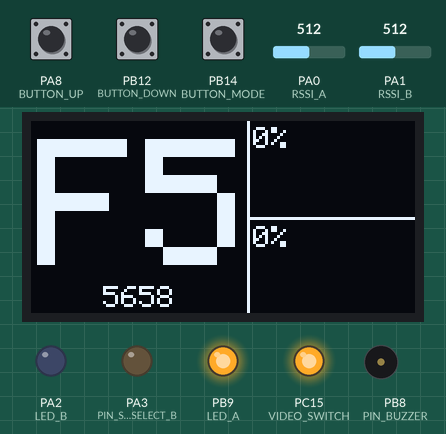
Recording of a sketch running on a simulated STM32 Blue Pill. Parts: 128×64 one-colour display, output pins drawn as LEDs (lit = HIGH), buzzer (waves = sounding). Inputs (shaded band) come from the test bench; at power-on: PA0 (RSSI_A) = 512, PA1 (RSSI_B) = 512, PA8 (BUTTON_UP) LOW, PB12 (BUTTON_DOWN) LOW, PB14 (BUTTON_MODE) LOW. Pins used as bus, display or sensor lines are not drawn.

Above: at 4.0 s.
4.1 s: PA0 (RSSI_A) set to 735
7.1 s: PA0 (RSSI_A) set to 765
At 9.9 s:
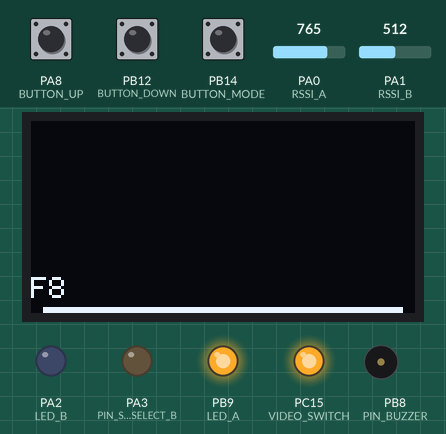
10.1 s: PA1 (RSSI_B) set to 900
At 12.0 s:
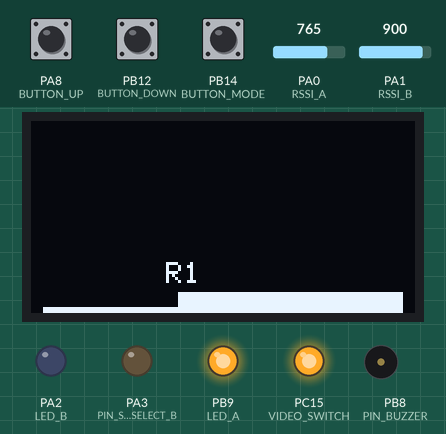
13.1 s: PA1 (RSSI_B) set to 1023
At 14.2 s:
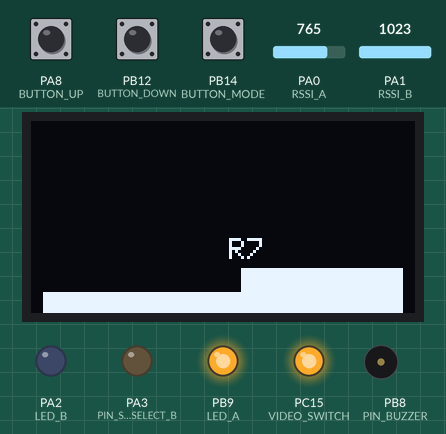
16.1 s: PA1 (RSSI_B) set to 716
At 17.3 s:
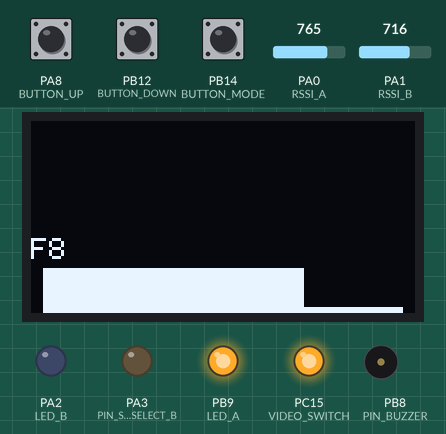
19.1 s: PA0 (RSSI_A) set to 900
At 20.3 s:
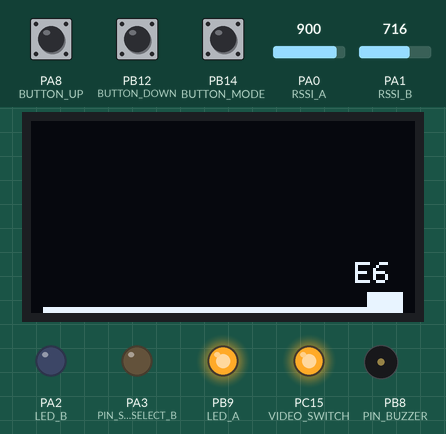
Timing chart, 0 to 23.1 s (numbered marks = the images above; inputs shaded):
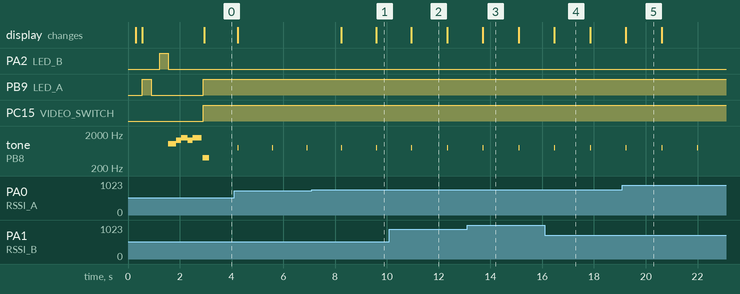

The sketch:

FiftyEightPRO.ino
```cpp
#include <SPI.h>
#include <Wire.h>
#include "display.h"
#include "led.h"
#include "receiver.h"
#include "buzzer.h"
#include "channel.h"
#include "button.h";

uint8 state = 1;
boolean longPush = false;
boolean shortPush = false;
long long lastButtonHandling = 0;
volatile boolean upPush = false;
volatile boolean downPush = false;
volatile int okButtonCounter = -1;

void HandleButtonUp(){
  upPush = true;
  Buzzer::beep();
}

void HandleButtonDown(){
  downPush = true;
  Buzzer::beep();
}

void HandleButtonOk(){
  okButtonCounter++;
  Buzzer::beep();
}

void handleButtonTimming(){
  switch(okButtonCounter){
  case(0):
    break;
  case(1):
    shortPush = true;
    longPush = false;
    lastButtonHandling = millis();
    break;
  default:
    shortPush = false;
    longPush = true;
    Buzzer::async_tone(400, 250);
  }

  okButtonCounter = 0;
}

void setup() {
  Display::init();
  Display::show_splashscreen();
  Led::init();
  Led::test();
  Receiver::init();
  Buzzer::init();
  Buzzer::test();
  Receiver::setFreq(5820);
  Button::init();

  attachInterrupt(PA8, HandleButtonUp, RISING);
  attachInterrupt(PB12, HandleButtonDown, RISING);
  attachInterrupt(PB14, HandleButtonOk, RISING);
}

void loop(){
  if((lastButtonHandling + 2000) < millis()){
    handleButtonTimming();
    lastButtonHandling = millis();
  }

  switch(state){
  case 1:
    diversity_button_routine();
    diversity_loop();
    break;
  case 2:
    scan_button_routine();
    scan_loop();
    break;
  default:
    state = 1;
  }
}

void scan_button_routine(){
  if(upPush){
    upPush = false;
  }
  if(downPush){
    downPush = false;
  }
  if(shortPush){
    shortPush = false;
  }
  if(longPush){
    longPush = false;
    state = 1;
  }
}

void scan_loop() {
  uint8_t rssi_values[40];

  Display::clear();
  for(int i = 0; i < 40; i++){
    Receiver::setFreq(Channel::getFrequencyByIndex(i));
    char value = max(Receiver::getRssi(0), Receiver::getRssi(1));
    value = max(value, max(Receiver::getRssi(0), Receiver::getRssi(1)));
    value = max(value, max(Receiver::getRssi(0), Receiver::getRssi(1)));
    value = max(value, max(Receiver::getRssi(0), Receiver::getRssi(1)));
    value = max(value, max(Receiver::getRssi(0), Receiver::getRssi(1)));

    value = map(value*value,0,10000,0,100);

    rssi_values[i] = value;
  }

  Display::scan_screen(rssi_values);
  Buzzer::beep();
}

volatile boolean backward_seek = false;
volatile boolean is_tunned = false;
volatile int channel = 0;
volatile boolean manual_seek = false;

void diversity_button_routine(){
  if(upPush){
    is_tunned = false;
    backward_seek = false;
    ++channel;
    upPush = false;
  }
  if(downPush){
    is_tunned = false;
    backward_seek = true;
    --channel;
    downPush = false;
  }
  if(shortPush){
    shortPush = false;
    manual_seek = !manual_seek;
    is_tunned = true;
  }
  if(longPush){
    longPush = false;
    state = 2;
  }
}

void diversity_loop(){
  uint8_t rssi_a, rssi_b;
  char channel_string[2];
  uint16_t frequency;

  if(!is_tunned && !manual_seek){
    if(backward_seek){
      channel--;
    }else{
      channel++;
    }
  }

  frequency = Channel::getFrequencyByIndex(channel);
  if(!is_tunned){
    Receiver::setFreq(frequency);
  }

  if(channel == 40){
    channel = 0;
  }else if(channel == -1){
    channel = 39;
  }

  rssi_a = Receiver::getRssi(0);
  rssi_b = Receiver::getRssi(1);

  if(rssi_a <= rssi_b){
    Receiver::setActiveReceiver(0);
  }else{
    Receiver::setActiveReceiver(1);
  }

  sprintf(channel_string, "%c%u", Channel::getBandByIndex(channel), Channel::getNumByIndex(channel));
  Display::diversity_screen(rssi_a, rssi_b, channel_string, frequency, manual_seek);
  if(!is_tunned && (rssi_a > 50 || rssi_b > 50)){
    is_tunned = true;
    Buzzer::tone(2000,200);
  }
}
```

button.cpp
```cpp
#include <Arduino.h>
#define BUTTON_UP           PA8
#define BUTTON_MODE         PB14
#define BUTTON_DOWN         PB12

boolean pushed = false;
short button_pushed = 0;


namespace Button {
  void init(){
    pinMode(BUTTON_UP, INPUT);
    pinMode(BUTTON_MODE, INPUT);
    pinMode(BUTTON_DOWN, INPUT);
  }
}
```

button.h
```cpp
namespace Button {
  void init();
}
```

buzzer.cpp
```cpp
#include <Arduino.h>
#define PIN_BUZZER PB8

namespace Buzzer {
  void init(){
    pinMode(PIN_BUZZER, OUTPUT);
  }

  void beep(){
    tone(PIN_BUZZER, 800, 30);
  }

  void async_tone(int frec, int millis){
    tone(PIN_BUZZER, frec, millis);
  }

  void tone(int frec, int millis){
    tone(PIN_BUZZER, frec, millis);
    delay(millis);
  }

  void test(){
    Buzzer::tone(349*3, 150);
    Buzzer::tone(349*3, 150);
    Buzzer::tone(440*3, 200);
    Buzzer::tone(523*3, 250);
    Buzzer::tone(440*3, 200);
    Buzzer::tone(523*3, 350);
  }
}
```

buzzer.h
```cpp
namespace Buzzer {
  void init();
  void beep();
  void async_tone(int frec, int millis);
  void tone(int frec, int millis);
  void test();
}
```

channel.cpp
```cpp
#include <avr/pgmspace.h>

static const uint16_t channelFreqTable[] PROGMEM = {
  5865, 5845, 5825, 5805, 5785, 5765, 5745, 5725, // A
  5733, 5752, 5771, 5790, 5809, 5828, 5847, 5866, // B
  5705, 5685, 5665, 5645, 5885, 5905, 5925, 5945, // E
  5740, 5760, 5780, 5800, 5820, 5840, 5860, 5880, // F
  5658, 5695, 5732, 5769, 5806, 5843, 5880, 5917  // R
};

static const uint16_t channelSortFreqIndex[] PROGMEM = {
  31, 28, 24, 20, 17, 13, 10,  6, // A
   8, 11, 15, 18, 22, 25, 29, 32, // B
   5,  3,  2,  0, 35, 36, 38, 39, // E
   9, 12, 16, 19, 23, 26, 30, 34, // F
   1,  4,  7, 14, 21, 27, 33, 37  // R
};

static const uint16_t channelSortTable[] PROGMEM = {
  5645, 5658, 5665, 5685, 5695, 5705, 5725, 5732, // 0-7
  5733, 5740, 5745, 5752, 5760, 5765, 5769, 5771, // 8-15
  5780, 5785, 5790, 5800, 5805, 5806, 5809, 5820, // 16-23
  5825, 5828, 5840, 5843, 5845, 5847, 5860, 5865, // 24-31
  5866, 5880, 5880, 5885, 5905, 5917, 5925, 5945  // 32-39
};

namespace Channel {
  uint16_t getFrequencyByIndex(uint8_t index) {
    return pgm_read_word_near(channelSortTable + index);
  }

  char getBandByIndex(uint8_t index){
    char bands[] = "ABEFR";

    return bands[pgm_read_word_near(channelSortFreqIndex + index)/8];
  }

  uint8_t getNumByIndex(uint8_t index){
    return (pgm_read_word_near(channelSortFreqIndex + index)%8)+1;
  }
}
```

channel.h
```cpp
namespace Channel {
  uint16_t getFrequencyByIndex(uint8_t index);
  char getBandByIndex(uint8_t index);
  uint8_t getNumByIndex(uint8_t index);
}
```

display.cpp
```cpp
#include <Adafruit_GFX.h>
#include <Adafruit_SSD1306_STM32.h>
#include "channel.h"
#include <stdio.h>

#define OLED_RESET 4
Adafruit_SSD1306 display(OLED_RESET);

namespace Display {

  void init() {
    display.begin(SSD1306_SWITCHCAPVCC, 0x3C);
    display.clearDisplay();
  }

  void show_splashscreen() {
    display.clearDisplay();
    display.setCursor(0, 1);
    display.setTextSize(3);
    display.setTextColor(WHITE);
    display.println(" Fifty");
    display.println(" Eight");
    display.setTextSize(2);
    display.println("    PRO");
    display.display();
    delay(250);
    display.invertDisplay(true);
    delay(250);
    display.invertDisplay(false);
  }

  void diversity_screen(uint8_t rssi_a, uint8_t rssi_b, char selected_channel[2], uint16_t freq, boolean manual){
    display.clearDisplay();
    display.setTextColor(WHITE);

    if(manual){
      display.fillRect(0,0,70,64, WHITE);
      display.setTextColor(BLACK);
    }

    display.setCursor(2, 6);
    display.setTextSize(6);
    display.println(selected_channel);

    display.setCursor(24, 55);
    display.setTextSize(1);
    display.println(freq);

    if(manual){
      display.setTextColor(WHITE);
    }

    display.drawLine(72, 0, 72, 64, WHITE);
    display.drawLine(72, 32, 128, 32, WHITE);

    display.setCursor(74, 2);
    display.setTextSize(1);
    display.print(rssi_a);
    display.println("%");
    display.fillRect(72, 12, map(rssi_a, 0, 100, 0, 55), 20, WHITE);
    display.setCursor(74, 35);
    display.setTextSize(1);
    display.print(rssi_b);
    display.println("%");
    display.fillRect(72, 45, map(rssi_b, 0, 100, 0, 55), 20, WHITE);

    display.display();
  }

  void clear(){
    display.clearDisplay();
  }

  void scan_screen(uint8_t rssi_values[40]){
    display.clearDisplay();
    short max_value = 0;
    short max_index = 0;
    const short offset = 4;

    for(int i = 0; i < 40; i++){
      uint8_t normalized_value = map(rssi_values[i],0,100,1,54);
      display.fillRect(offset + i * 3, 64 - normalized_value, 3, 100, WHITE);
      if(normalized_value > max_value){
        max_index = i;
        max_value = normalized_value;
      }
    }

    char channel_name[2];
    sprintf(channel_name, "%c%u", Channel::getBandByIndex(max_index), Channel::getNumByIndex(max_index));

    display.setCursor(offset + max_index * 3 - 4, 64 - max_value - 10);
    display.setTextColor(WHITE);
    display.setTextSize(1);
    display.print(channel_name);

    display.display();
  }
}
```

display.h
```cpp
namespace Display {
  void init();
  void show_splashscreen();
  void diversity_screen(uint8_t rssi_a, uint8_t rssi_b, char selected_channel[2], uint16_t freq, boolean manual);
  void scan_screen(uint8_t rssi_values[40]);
  void clear();
}
```

led.cpp
```cpp
#include <Arduino.h>
#define LED_A PB9
#define LED_B PA2

namespace Led{

  void on_a(){
    //digitalWrite(LED_A, LOW);
    GPIOB->regs->BSRR = 1<<9;
  }

  void on_b(){
    //digitalWrite(LED_B, LOW);
    GPIOA->regs->BSRR = 1<<2;
  }

  void off_a(){
    //digitalWrite(LED_A, HIGH);
    GPIOB->regs->BRR = 1<<9;
  }

  void off_b(){
    //digitalWrite(LED_B, HIGH);
    GPIOA->regs->BRR = 1<<2;
  }

  void init(){
    pinMode(LED_A, OUTPUT);
    pinMode(LED_B, OUTPUT);
    Led::off_a();
    Led::off_b();
  }

  void test(){
    Led::on_a();
    delay(333);
    Led::off_a();
    delay(333);
    Led::on_b();
    delay(333);
    Led::off_b();
  }
}
```

led.h
```cpp
namespace Led {

  void init();
  void on_a();
  void on_b();
  void off_a();
  void off_b();
  void test();
}
```

receiver.cpp
```cpp
#include <Arduino.h>
#include "led.h"

#define ADDRESS_SYNTH 0x01
#define VIDEO_SWITCH PC15
#define RECEIVER_ID_A 1
#define RECEIVER_ID_B 0
#define RSSI_A PA0
#define RSSI_B PA1
#define RSSI_MIN_VAL 640
#define RSSI_MAX_VAL 1350
#define MIN_TUNING_DELAY 30
#define SPI_ADDRESS_SYNTH_A 0x01
#define PIN_SPI_SLAVE_SELECT_A  PA4
#define PIN_SPI_SLAVE_SELECT_B  PA3
#define PIN_SPI_CLOCK           PA7
#define PIN_SPI_DATA            PA5

static inline void sendBit(uint8_t value);
static inline void sendBits(uint32_t bits, uint8_t count = 20);
static inline void sendSlaveSelect(uint8_t value);
static inline void sendRegister(uint8_t address, uint32_t data);

namespace Receiver {

  void init(){
    pinMode(VIDEO_SWITCH, OUTPUT);
    pinMode(PIN_SPI_SLAVE_SELECT_A, OUTPUT);
    pinMode(PIN_SPI_SLAVE_SELECT_B, OUTPUT);
    pinMode(PIN_SPI_CLOCK, OUTPUT);
    pinMode(PIN_SPI_DATA, OUTPUT);
  }

  void setFreq(uint16_t frec){
    sendRegister(SPI_ADDRESS_SYNTH_A,
                 (((frec - 479) / 2 / 32) << 7) | ((frec - 479) / 2 % 32));
    delay(MIN_TUNING_DELAY);
  }

  void setActiveReceiver(int selector){
    if(selector == 0){
      GPIOC->regs->BSRR = 1<<15;
      //digitalWrite(VIDEO_SWITCH, RECEIVER_ID_A);
      Led::on_a();
      Led::off_b();
    }else{
      GPIOC->regs->BRR = 1<<15;
      //digitalWrite(VIDEO_SWITCH, RECEIVER_ID_B);
      Led::on_b();
      Led::off_a();
    }
  }

  uint16_t getRawRssi(uint8_t selector){
    if(selector == RECEIVER_ID_A){
      return analogRead(RSSI_A);
    }else{
      return analogRead(RSSI_B);
    }
  }

  uint8_t getRssi(uint8_t selector){
    return constrain(
                     map(Receiver::getRawRssi(selector),
                         RSSI_MIN_VAL,
                         RSSI_MAX_VAL,
                         0,
                         100),
                     0,100);
  }
}

// FROM https://github.com/MartinLaza/OpenPRO58
static inline void sendRegister(uint8_t address, uint32_t data) {
  sendSlaveSelect(LOW);

  sendBits(address, 4);
  sendBit(HIGH); // Enable write.

  sendBits(data, 20);

  // Finished clocking data in
  sendSlaveSelect(HIGH);
  GPIOA->regs->BRR = 1<<7;
  GPIOA->regs->BRR = 1<<5;
  //digitalWrite(PIN_SPI_CLOCK, LOW);
  //digitalWrite(PIN_SPI_DATA, LOW);
}

static inline void sendBits(uint32_t bits, uint8_t count) {
  for (uint8_t i = 0; i < count; i++) {
    sendBit(bits & 0x1);
    bits >>= 1;
  }
}

static inline void sendBit(uint8_t value) {
  GPIOA->regs->BRR = 1<<7;
  //digitalWrite(PIN_SPI_CLOCK, LOW);
  delayMicroseconds(1);
  if(value == HIGH){
    GPIOA->regs->BSRR = 1<<5;
  }else{
    GPIOA->regs->BRR = 1<<5;
  }
  //digitalWrite(PIN_SPI_DATA, value);
  delayMicroseconds(1);
  GPIOA->regs->BSRR = 1<<7;
  //digitalWrite(PIN_SPI_CLOCK, HIGH);
  delayMicroseconds(1);

  GPIOA->regs->BRR = 1<<7;
  //digitalWrite(PIN_SPI_CLOCK, LOW);
  delayMicroseconds(1);
}

static inline void sendSlaveSelect(uint8_t value) {
  if(value == HIGH){
    GPIOA->regs->BSRR = 1<<4;
    GPIOA->regs->BSRR = 1<<5;
  }else{
    GPIOA->regs->BRR = 1<<4;
    GPIOA->regs->BRR = 1<<5;
  }
  //digitalWrite(PIN_SPI_SLAVE_SELECT_A, value);
  //digitalWrite(PIN_SPI_SLAVE_SELECT_B, value);
  delayMicroseconds(1);
}
```

receiver.h
```cpp
namespace Receiver {
  void init();
  void setFreq(uint16_t frec);
  void setActiveReceiver(int selector);
  uint8_t getRssi(uint8_t selector);
  uint16_t getRawRssi(uint8_t selector);
}
```

Measured:
- the behaviour switches between 746 and 747 on PA0 (RSSI_A) (found by bisection; images 0 and 1)
- after the input at 7.1 s, the display: first changes after 1.1 s (image 1 shows a later state)
- after the input at 10.1 s, the display: changes after 0.85 s (image 2)
- after the input at 13.1 s, the display: changes after 0.61 s (image 3)
- after the input at 16.1 s, the display: changes after 0.37 s (image 4)
- after the input at 19.1 s, the display: changes after 0.13 s (image 5)
- by itself, tone on PB8 (PIN_BUZZER): alternates 800 Hz for 0.03 s and silent for 1.4 s
